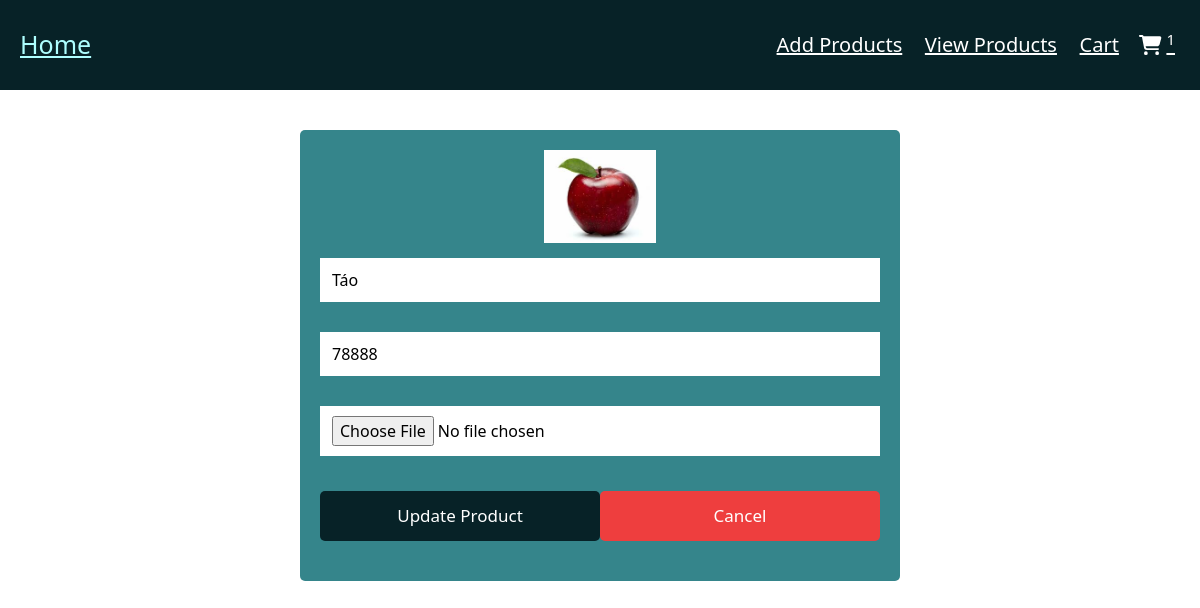
The page /update.php?this_id=2 on the database its author committed.
### tables this page shows
CREATE TABLE `hoaqua` (
  `id` int(5) NOT NULL,
  `name` varchar(255) NOT NULL,
  `price` int(100) NOT NULL,
  `image` varchar(100) NOT NULL
);

### update.php (the view, shortened to what this page needs)
<?php
    include('connect.php');
    $this_id = $_GET['this_id'];
    $sql = "SELECT * from hoaqua WHERE id = ".$this_id;
    $stmt = $conn->prepare($sql);
    $stmt->execute();
    $result = $stmt->fetchAll();
?>
<!DOCTYPE html>
<html lang="en">
<head>
    <link rel="stylesheet" href="css/style.css">
    <link rel="stylesheet" href="https://cdnjs.cloudflare.com/ajax/libs/font-awesome/6.5.1/css/all.min.css" />
    <link href="https://cdn.jsdelivr.net/npm/bootstrap@5.0.2/dist/css/bootstrap.min.css" rel="stylesheet">
    <link href="https://cdn.jsdelivr.net/npm/bootstrap@5.0.2/dist/css/bootstrap.min.css" rel="stylesheet">
    <link href="https://cdn.jsdelivr.net/npm/bootstrap@5.0.2/dist/css/bootstrap.min.css" rel="stylesheet">
    <link rel="stylesheet" href="https://cdn.jsdelivr.net/npm/swiper@11/swiper-bundle.min.css" />
    <link rel="stylesheet" href="https://cdnjs.cloudflare.com/ajax/libs/fancybox/3.5.7/jquery.fancybox.min.css" />
    <link rel="stylesheet" href="https://cdnjs.cloudflare.com/ajax/libs/font-awesome/6.5.1/css/all.min.css" />
    <link rel="stylesheet" href="https://cdnjs.cloudflare.com/ajax/libs/lightslider/1.1.2/css/lightslider.min.css"/>
    <link rel="stylesheet" href="https://cdnjs.cloudflare.com/ajax/libs/lightslider/1.1.2/css/lightslider.css"/>
    <link rel="stylesheet" href="//code.jquery.com/ui/1.13.2/themes/base/jquery-ui.css">
    <link rel="stylesheet" href="/resources/demos/style.css">
  </head>
<body>
    <?php include('header.php')?>
    <section class="edit_container">
    <?php foreach ($result as $row) : ?>
      <form method="post" action="" class="update_product product_container_box" enctype="multipart/form-data">
        <img src="images/<?php echo $row['image'] ?>" alt="">
        <input type="text" name="name" class="input_fields fields" value="<?php echo $row['name']; ?>"required>
        <input type="number" name="price" class="input_fields fields" value="<?php echo $row['price']; ?>"required>
        <input type="file" name="hinhanh" class="input_fields fields" required>
        <div class="btns">
           <input type="submit" name="btn1" class="edit_btn" value="Update Product">
           <input type="reset" id="close-edit" value="Cancel" class="cancel_btn">
        </div>
      </form>
    <?php endforeach; ?>
    </section>
</body>
</html>

### css/style.css (style rules this page uses)
* { margin: 0; padding: 0; box-sizing: border-box; outline: none; border: none; text-decoration: none; }
:root { --color1: #072227; --color2: #35858b; --color3: #4fbdba; --color4: #aefeff; --black: #000; --white: #fff; --lightgray: #d3d3d3; --red: rgb(238, 62, 62); }
html { font-size: 62.5%; overflow-x: hidden; }
section { padding: 2rem; }
.add_product, .update_product { max-width: 600px; background-color: var(--color2); border-radius: 0.5rem; padding: 2rem; margin: 0 auto; margin-top: 2rem; }
.add_product .input_fields, .update_product .input_fields { padding: 1rem 1.2rem; font-size: 1.6rem; color: var(--black); background-color: var(--white); margin: 1.5rem 0; width: 100%; }
.submit_btn, .edit_btn, .cancel_btn { display: block; width: 50%; text-align: center; background-color: var(--color1); color: var(--white); font-size: 1.7rem; padding: 1.2rem 3rem; border-radius: 0.5rem; cursor: pointer; margin-top: 2rem; margin: 0 auto; }
.cancel_btn { background-color: var(--red); margin: 2rem auto; }
.btns { display: flex; justify-content: center; align-items: center; width: 100%; }
.product_container_box { text-align: center; height: 70%; }
img { width: 20%; margin: 0 auto; }

### rows shown on the page
hoaqua: image (picture), name "Táo", price "78888"

### other values the page prints
$rowCount "1"
